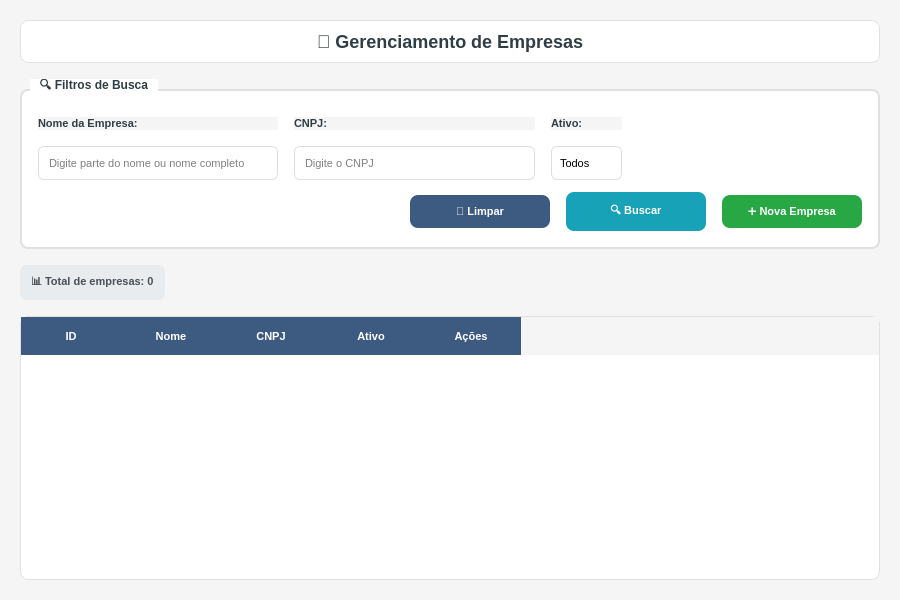
<?xml version="1.0" encoding="UTF-8"?>
<ui version="4.0">
 <class>CompanyAdminList</class>
 <widget class="QWidget" name="CompanyAdminList">
  <property name="geometry">
   <rect>
    <x>0</x>
    <y>0</y>
    <width>900</width>
    <height>600</height>
   </rect>
  </property>
  <property name="minimumSize">
   <size>
    <width>800</width>
    <height>500</height>
   </size>
  </property>
  <property name="windowTitle">
   <string>GEM - Gerenciamento de Empresas</string>
  </property>
  <property name="windowIcon">
   <iconset>
    <normaloff>../../images/logo_hepp.png</normaloff>../../images/logo_hepp.png</iconset>
  </property>
  <property name="styleSheet">
   <string notr="true">QWidget {
    background-color: #f5f5f5;
    font-family: 'Segoe UI';
}

QGroupBox {
    font-weight: bold;
    font-size: 12px;
    color: #2F3E46;
    border: 2px solid #e0e0e0;
    border-radius: 8px;
    margin-top: 10px;
    padding-top: 10px;
    background-color: white;
}

QGroupBox::title {
    subcontrol-origin: margin;
    left: 10px;
    padding: 0 8px 0 8px;
    background-color: white;
}

QLabel {
    color: #2F3E46;
    font-weight: bold;
    font-size: 11px;
}

QLineEdit {
    border: 1px solid #ddd;
    border-radius: 6px;
    padding: 8px;
    background-color: white;
    font-size: 11px;
    selection-background-color: #3D5A80;
}

QLineEdit:focus {
    border: 2px solid #3D5A80;
    background-color: #f8f9ff;
}

QComboBox {
    border: 1px solid #ddd;
    border-radius: 6px;
    padding: 8px;
    background-color: white;
    font-size: 11px;
    selection-background-color: #3D5A80;
}

QComboBox:focus {
    border: 2px solid #3D5A80;
}

QComboBox::drop-down {
    border: none;
    width: 20px;
}

QComboBox::down-arrow {
    image: url();
    border: 1px solid #3D5A80;
    width: 8px;
    height: 8px;
    background-color: #3D5A80;
}

QPushButton {
    background-color: #3D5A80;
    color: white;
    border: none;
    border-radius: 8px;
    padding: 10px 20px;
    font-weight: bold;
    font-size: 11px;
    min-width: 100px;
}

QPushButton:hover {
    background-color: #2E4A66;
}

QPushButton:pressed {
    background-color: #1D3557;
}

QPushButton#btnBuscar {
    background-color: #17a2b8;
}

QPushButton#btnBuscar:hover {
    background-color: #138496;
}

QPushButton#btnBuscar:pressed {
    background-color: #0f6674;
}

QPushButton#btnNovo {
    background-color: #28a745;
}

QPushButton#btnNovo:hover {
    background-color: #218838;
}

QPushButton#btnNovo:pressed {
    background-color: #1e7e34;
}

QPushButton#btnEditar {
    background-color: #ffc107;
    color: #212529;
    min-width: 30px;
    max-width: 30px;
    min-height: 30px;
    max-height: 30px;
    padding: 5px;
}

QPushButton#btnEditar:hover {
    background-color: #e0a800;
}

QPushButton#btnEditar:pressed {
    background-color: #d39e00;
}

QPushButton#btnExcluir {
    background-color: #dc3545;
    min-width: 30px;
    max-width: 30px;
    min-height: 30px;
    max-height: 30px;
    padding: 5px;
}

QPushButton#btnExcluir:hover {
    background-color: #c82333;
}

QPushButton#btnExcluir:pressed {
    background-color: #bd2130;
}

QTableWidget {
    background-color: white;
    border: 1px solid #e0e0e0;
    border-radius: 8px;
    gridline-color: #f0f0f0;
    selection-background-color: #e3f2fd;
}

QHeaderView::section {
    background-color: #3D5A80;
    color: white;
    padding: 10px;
    border: none;
    font-weight: bold;
    font-size: 11px;
}

QTableWidget::item {
    padding: 8px;
    border-bottom: 1px solid #f0f0f0;
}

QTableWidget::item:selected {
    background-color: #e3f2fd;
    color: #1565c0;
}

QTableWidget::item:hover {
    background-color: #f5f5f5;
}

QLabel#lblContador {
    background-color: #e9ecef;
    color: #495057;
    padding: 8px;
    border-radius: 6px;
    font-weight: bold;
}
</string>
  </property>
  <layout class="QVBoxLayout" name="mainLayout">
   <property name="spacing">
    <number>16</number>
   </property>
   <property name="leftMargin">
    <number>20</number>
   </property>
   <property name="topMargin">
    <number>20</number>
   </property>
   <property name="rightMargin">
    <number>20</number>
   </property>
   <property name="bottomMargin">
    <number>20</number>
   </property>
   <item>
    <widget class="QLabel" name="lblTitulo">
     <property name="styleSheet">
      <string notr="true">QLabel {
    font-size: 18px;
    font-weight: bold;
    color: #2F3E46;
    padding: 10px;
    background-color: white;
    border-radius: 8px;
    border: 1px solid #e0e0e0;
}</string>
     </property>
     <property name="text">
      <string>🏢 Gerenciamento de Empresas</string>
     </property>
     <property name="alignment">
      <set>Qt::AlignCenter</set>
     </property>
    </widget>
   </item>
   <item>
    <widget class="QGroupBox" name="groupFiltros">
     <property name="title">
      <string>🔍 Filtros de Busca</string>
     </property>
     <layout class="QVBoxLayout" name="filtrosLayout">
      <property name="spacing">
       <number>12</number>
      </property>
      <property name="leftMargin">
       <number>16</number>
      </property>
      <property name="topMargin">
       <number>16</number>
      </property>
      <property name="rightMargin">
       <number>16</number>
      </property>
      <property name="bottomMargin">
       <number>16</number>
      </property>
      <item>
       <layout class="QHBoxLayout" name="filtrosHorizontalLayout">
        <property name="spacing">
         <number>16</number>
        </property>
        <item>
         <layout class="QVBoxLayout" name="filtroNomeLayout">
          <item>
           <widget class="QLabel" name="lblFiltroNome">
            <property name="text">
             <string>Nome da Empresa:</string>
            </property>
           </widget>
          </item>
          <item>
           <widget class="QLineEdit" name="txtFiltroNome">
            <property name="placeholderText">
             <string>Digite parte do nome ou nome completo</string>
            </property>
            <property name="clearButtonEnabled">
             <bool>true</bool>
            </property>
           </widget>
          </item>
         </layout>
        </item>
        <item>
         <layout class="QVBoxLayout" name="filtroCnpjLayout">
          <item>
           <widget class="QLabel" name="lblFiltroCnpj">
            <property name="text">
             <string>CNPJ:</string>
            </property>
           </widget>
          </item>
          <item>
           <widget class="QLineEdit" name="txtFiltroCnpj">
            <property name="placeholderText">
             <string>Digite o CNPJ</string>
            </property>
            <property name="clearButtonEnabled">
             <bool>true</bool>
            </property>
           </widget>
          </item>
         </layout>
        </item>
        <item>
         <layout class="QVBoxLayout" name="filtroActiveLayout">
          <item>
           <widget class="QLabel" name="lblFiltroActive">
            <property name="text">
             <string>Ativo:</string>
            </property>
           </widget>
          </item>
          <item>
           <widget class="QComboBox" name="cmbFiltroActive">
            <item>
             <property name="text">
              <string>Todos</string>
             </property>
            </item>
            <item>
             <property name="text">
              <string>Sim</string>
             </property>
            </item>
            <item>
             <property name="text">
              <string>Não</string>
             </property>
            </item>
           </widget>
          </item>
         </layout>
        </item>
        <item>
         <spacer name="horizontalSpacer_filtros">
          <property name="orientation">
           <enum>Qt::Horizontal</enum>
          </property>
          <property name="sizeHint" stdset="0">
           <size>
            <width>40</width>
            <height>20</height>
           </size>
          </property>
         </spacer>
        </item>
       </layout>
      </item>
      <item>
       <layout class="QHBoxLayout" name="botoesLayout">
        <property name="spacing">
         <number>16</number>
        </property>
        <item>
         <spacer name="horizontalSpacer">
          <property name="orientation">
           <enum>Qt::Horizontal</enum>
          </property>
          <property name="sizeHint" stdset="0">
           <size>
            <width>40</width>
            <height>20</height>
           </size>
          </property>
         </spacer>
        </item>
        <item>
         <widget class="QPushButton" name="btnLimpar">
          <property name="text">
           <string>🧹 Limpar</string>
          </property>
         </widget>
        </item>
        <item>
         <widget class="QPushButton" name="btnBuscar">
          <property name="text">
           <string>🔍 Buscar</string>
          </property>
          <property name="shortcut">
           <string>Return</string>
          </property>
          <property name="default">
           <bool>true</bool>
          </property>
         </widget>
        </item>
        <item>
         <widget class="QPushButton" name="btnNovo">
          <property name="text">
           <string>➕ Nova Empresa</string>
          </property>
          <property name="shortcut">
           <string>Ctrl+N</string>
          </property>
         </widget>
        </item>
       </layout>
      </item>
     </layout>
    </widget>
   </item>
   <item>
    <layout class="QHBoxLayout" name="infoLayout">
     <item>
      <widget class="QLabel" name="lblContador">
       <property name="text">
        <string>📊 Total de empresas: 0</string>
       </property>
      </widget>
     </item>
     <item>
      <spacer name="horizontalSpacer_2">
       <property name="orientation">
        <enum>Qt::Horizontal</enum>
       </property>
       <property name="sizeHint" stdset="0">
        <size>
         <width>40</width>
         <height>20</height>
        </size>
       </property>
      </spacer>
     </item>
    </layout>
   </item>
   <item>
    <widget class="QTableWidget" name="tableEmpresas">
     <property name="alternatingRowColors">
      <bool>true</bool>
     </property>
     <property name="selectionBehavior">
      <enum>QAbstractItemView::SelectRows</enum>
     </property>
     <property name="showGrid">
      <bool>true</bool>
     </property>
     <property name="sortingEnabled">
      <bool>true</bool>
     </property>
     <property name="rowCount">
      <number>0</number>
     </property>
     <property name="columnCount">
      <number>5</number>
     </property>
     <column>
      <property name="text">
       <string>ID</string>
      </property>
     </column>
     <column>
      <property name="text">
       <string>Nome</string>
      </property>
     </column>
     <column>
      <property name="text">
       <string>CNPJ</string>
      </property>
     </column>
     <column>
      <property name="text">
       <string>Ativo</string>
      </property>
     </column>
     <column>
      <property name="text">
       <string>Ações</string>
      </property>
     </column>
    </widget>
   </item>
  </layout>
 </widget>
 <tabstops>
  <tabstop>txtFiltroNome</tabstop>
  <tabstop>txtFiltroCnpj</tabstop>
  <tabstop>cmbFiltroActive</tabstop>
  <tabstop>btnLimpar</tabstop>
  <tabstop>btnBuscar</tabstop>
  <tabstop>btnNovo</tabstop>
  <tabstop>tableEmpresas</tabstop>
 </tabstops>
 <resources/>
 <connections/>
</ui>
